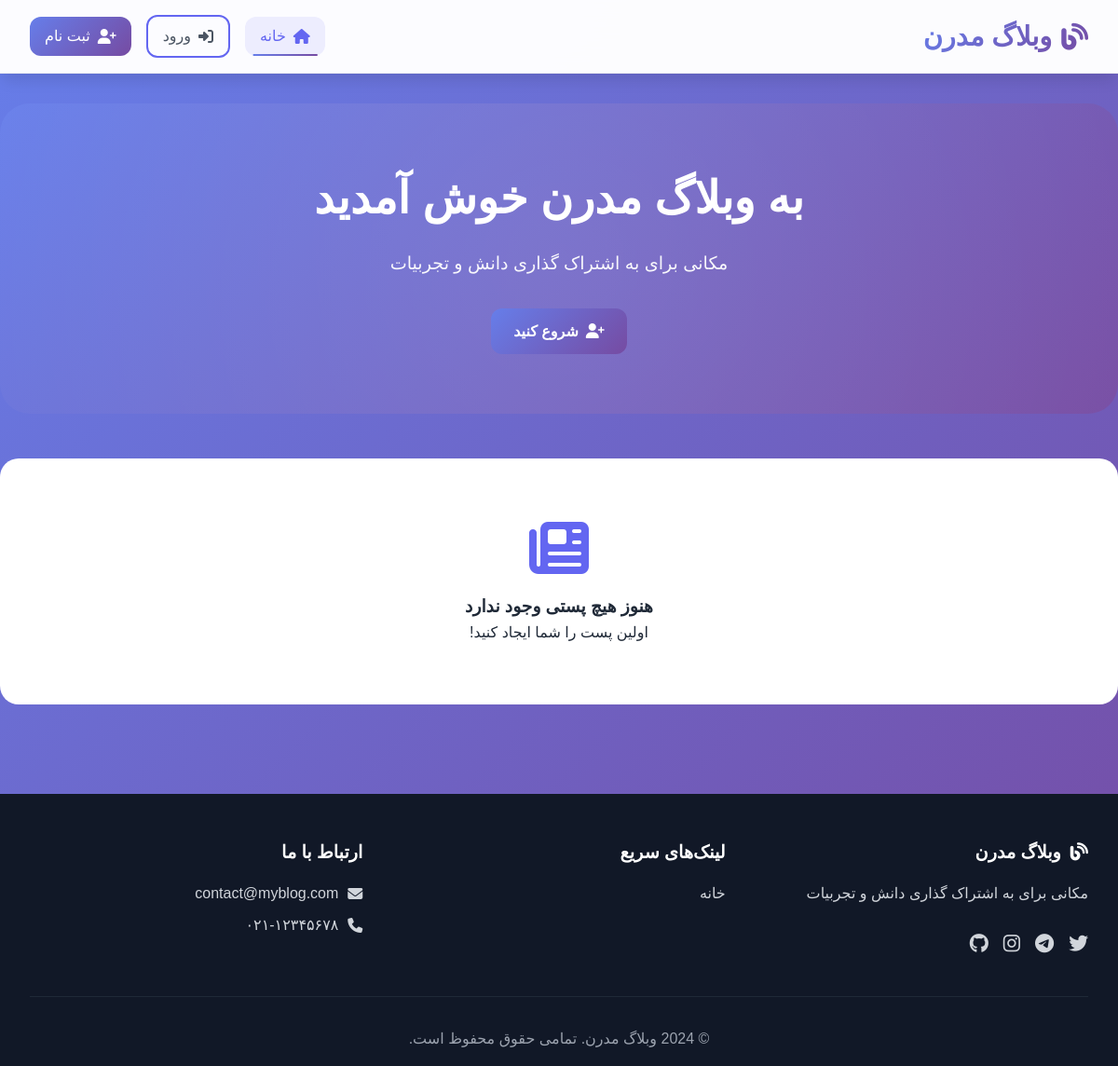
Before: / with the older database file.
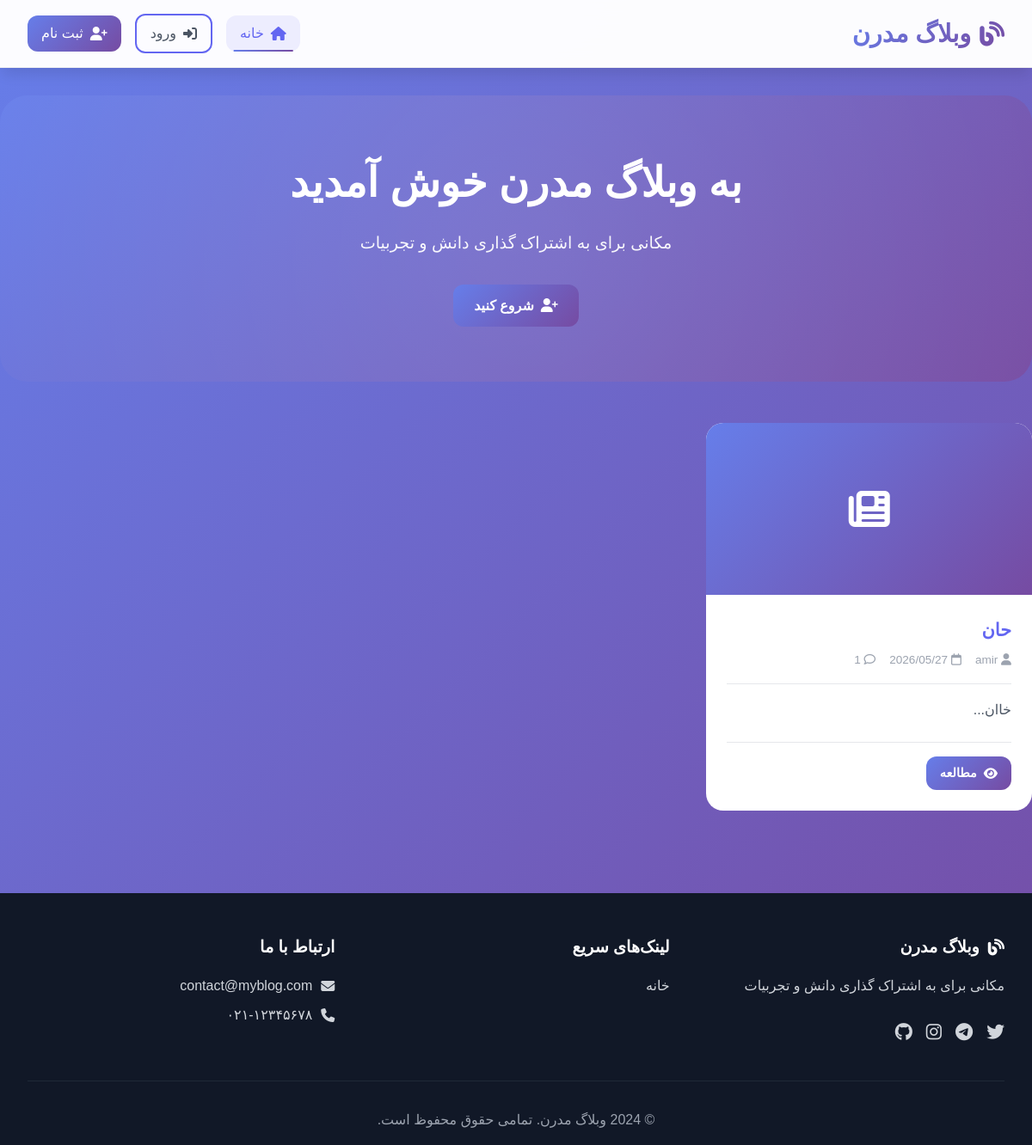
After: the same page with the newer database file.
### blog_flask/app.py (models this page shows, shortened)
class Post(db.Model):
    id = db.Column(db.Integer, primary_key=True)
    title = db.Column(db.String(200), nullable=False)
    content = db.Column(db.Text, nullable=False)
    author_id = db.Column(db.Integer, db.ForeignKey('user.id'), nullable=False)
    created_at = db.Column(db.DateTime, default=datetime.now)
    updated_at = db.Column(db.DateTime, default=datetime.now, onupdate=datetime.now)
    comments = db.relationship('Comment', backref='post', lazy=True, cascade='all, delete-orphan')

class User(UserMixin, db.Model):
    id = db.Column(db.Integer, primary_key=True)
    username = db.Column(db.String(80), unique=True, nullable=False)
    email = db.Column(db.String(120), unique=True, nullable=False)
    password_hash = db.Column(db.String(120), nullable=False)
    created_at = db.Column(db.DateTime, default=datetime.now)
    posts = db.relationship("Post", backref="author", lazy=True, cascade='all, delete-orphan')
    comments = db.relationship("Comment", backref="author", lazy=True, cascade='all, delete-orphan')

### blog_flask/app.py (the view)
@app.route('/')
def index():
    posts = Post.query.order_by(Post.created_at.desc()).all()
    return render_template("index.html", posts=posts)

### blog_flask/templates/index.html (shortened to what this page needs)
{% extends "base.html" %}
{% block content %}
<div class="hero-section">
    <div class="hero-content">
        <h1>به وبلاگ مدرن خوش آمدید</h1>
        <p>مکانی برای به اشتراک گذاری دانش و تجربیات</p>
        {% if current_user.is_authenticated %}
            <a href="{{ url_for('create_post') }}" class="btn btn-primary">
                <i class="fas fa-pen-fancy"></i> نوشته جدید
            </a>
        {% else %}
            <a href="{{ url_for('register') }}" class="btn btn-primary">
                <i class="fas fa-user-plus"></i> شروع کنید
            </a>
        {% endif %}
    </div>
</div>
{% if posts %}
    <div class="posts-grid">
        {% for post in posts %}
        <div class="post-card" data-post-id="{{ post.id }}">
            <div class="post-image">
                <i class="fas fa-newspaper"></i>
            </div>
            <div class="post-content">
                <h3 class="post-title">{{ post.title }}</h3>
                <div class="post-meta">
                    <span><i class="fas fa-user"></i> {{ post.author.username }}</span>
                    <span><i class="far fa-calendar"></i> {{ post.created_at.strftime('%Y/%m/%d') }}</span>
                    <span><i class="far fa-comment"></i> {{ post.comments|length }}</span>
                </div>
                <div class="post-excerpt">
                    {{ post.content[:150] }}...
                </div>
                <div class="post-actions">
                    <a href="{{ url_for('post_detail', id=post.id) }}" class="btn btn-primary btn-small">
                        <i class="fas fa-eye"></i> مطالعه
                    </a>
                </div>
            </div>
        </div>
        {% endfor %}
    </div>
{% else %}
    <div class="empty-state">
        <i class="fas fa-newspaper"></i>
        <h3>هنوز هیچ پستی وجود ندارد</h3>
        <p>اولین پست را شما ایجاد کنید!</p>
    </div>
{% endif %}
{% endblock %}

### blog_flask/templates/base.html (shortened to what this page needs)
<!DOCTYPE html>
<html lang="fa" dir="rtl">
<head>
    <link rel="stylesheet" href="{{ url_for('static', filename='css/style.css') }}">
    <link rel="stylesheet" href="https://cdnjs.cloudflare.com/ajax/libs/font-awesome/6.5.1/css/all.min.css">
    <link href="https://cdn.jsdelivr.net/gh/rastikerdar/vazirmatn@v33.003/Vazirmatn-font-face.css" rel="stylesheet">
</head>
<body>
    <nav class="navbar">
        <div class="container">
            <a href="{{ url_for('index') }}" class="logo">
                <i class="fas fa-blog"></i>
                <span>وبلاگ مدرن</span>
            </a>
            <div class="nav-links">
                <a href="{{ url_for('index') }}" class="nav-link {{ 'active' if request.endpoint == 'index' }}">
                    <i class="fas fa-home"></i>
                    <span>خانه</span>
                </a>
                {% if current_user.is_authenticated %}
                    <a href="{{ url_for('dashboard') }}" class="nav-link {{ 'active' if request.endpoint == 'dashboard' }}">
                        <i class="fas fa-chart-line"></i>
                        <span>داشبورد</span>
                    </a>
                    <a href="{{ url_for('create_post') }}" class="nav-link btn-new-post {{ 'active' if request.endpoint == 'create_post' }}">
                        <i class="fas fa-pen-fancy"></i>
                        <span>نوشته جدید</span>
                    </a>
                    <a href="{{ url_for('logout') }}" class="nav-link btn-logout">
                        <i class="fas fa-sign-out-alt"></i>
                        <span>خروج</span>
                    </a>
                    <div class="user-welcome">
                        <div class="user-avatar">
                            {{ current_user.username[0]|upper }}
                        </div>
                        <span>{{ current_user.username }}</span>
                    </div>
                {% else %}
                    <a href="{{ url_for('login') }}" class="nav-link btn-login {{ 'active' if request.endpoint == 'login' }}">
                        <i class="fas fa-sign-in-alt"></i>
                        <span>ورود</span>
                    </a>
                    <a href="{{ url_for('register') }}" class="nav-link btn-register {{ 'active' if request.endpoint == 'register' }}">
                        <i class="fas fa-user-plus"></i>
                        <span>ثبت نام</span>
                    </a>
                {% endif %}
            </div>
        </div>
    </nav>
    <main class="main-content">
        {% block content %}{% endblock %}
    </main>
    <footer class="footer">
        <div class="container">
            <div class="footer-content">
                <div class="footer-section">
                    <h3><i class="fas fa-blog"></i> وبلاگ مدرن</h3>
                    <p>مکانی برای به اشتراک گذاری دانش و تجربیات</p>
                    <div class="social-links">
                        <a href="#"><i class="fab fa-twitter"></i></a>
                        <a href="#"><i class="fab fa-telegram"></i></a>
                        <a href="#"><i class="fab fa-instagram"></i></a>
                        <a href="#"><i class="fab fa-github"></i></a>
                    </div>
                </div>
                <div class="footer-section">
                    <h3>لینک‌های سریع</h3>
                    <a href="{{ url_for('index') }}">خانه</a>
                </div>
                <div class="footer-section">
                    <h3>ارتباط با ما</h3>
                    <p><i class="fas fa-envelope"></i> contact@myblog.com</p>
                    <p><i class="fas fa-phone"></i> ۰۲۱-۱۲۳۴۵۶۷۸</p>
                </div>
            </div>
            <div class="footer-bottom">
                <p>© 2024 وبلاگ مدرن. تمامی حقوق محفوظ است.</p>
            </div>
        </div>
    </footer>
</body>
</html>

### blog_flask/static/css/style.css (style rules this page uses)
:root { --primary: #6366f1; --primary-dark: #4f46e5; --primary-light: #818cf8; --secondary: #ec4899; --success: #10b981; --danger: #ef4444; --warning: #f59e0b; --info: #3b82f6; --dark: #1f2937; --gray-50: #f9fafb; --gray-100: #f3f4f6; --gray-200: #e5e7eb; --gray-300: #d1d5db; --gray-400: #9ca3af; --gray-500: #6b7280; --gray-600: #4b5563; --gray-700: #374151; --gray-800: #1f2937; --gray-900: #111827; --gradient-primary: linear-gradient(135deg, #667eea 0%, #764ba2 100%); --gradient-secondary: linear-gradient(135deg, #f093fb 0%, #f5576c 100%); --gradient-success: linear-gradient(135deg, #4facfe 0%, #00f2fe 100%); --gradient-danger: linear-gradient(135deg, #fa709a 0%, #fee140 100%); --shadow-sm: 0 1px 2px 0 rgb(0 0 0 / 0.05); --shadow: 0 1px 3px 0 rgb(0 0 0 / 0.1); --shadow-md: 0 4px 6px -1px rgb(0 0 0 / 0.1); --shadow-lg: 0 10px 15px -3px rgb(0 0 0 / 0.1); --shadow-xl: 0 20px 25px -5px rgb(0 0 0 / 0.1); --shadow-2xl: 0 25px 50px -12px rgb(0 0 0 / 0.25); --transition-fast: 150ms ease; --transition: 300ms ease; --transition-slow: 500ms ease; }
* { margin: 0; padding: 0; box-sizing: border-box; }
body { font-family: 'Vazirmatn', sans-serif; background: linear-gradient(135deg, #667eea 0%, #764ba2 100%); color: var(--gray-800); line-height: 1.6; min-height: 100vh; overflow-x: hidden; }
.navbar { background: rgba(255, 255, 255, 0.98); backdrop-filter: blur(20px); box-shadow: var(--shadow-lg); position: sticky; top: 0; z-index: 1000; border-bottom: 1px solid rgba(0,0,0,0.05); }
.navbar .container { display: flex; justify-content: space-between; align-items: center; padding: 1rem 2rem; max-width: 1400px; margin: 0 auto; }
.logo { font-size: 1.8rem; font-weight: 800; background: var(--gradient-primary); -webkit-background-clip: text; background-clip: text; color: transparent; text-decoration: none; display: flex; align-items: center; gap: 10px; transition: transform var(--transition); }
.nav-links { display: flex; gap: 1rem; align-items: center; }
.nav-link { text-decoration: none; color: var(--gray-600); font-weight: 500; padding: 0.5rem 1rem; border-radius: 12px; transition: all var(--transition); display: flex; align-items: center; gap: 8px; position: relative; }
.nav-link::before { content: ''; position: absolute; bottom: 0; left: 50%; transform: translateX(-50%); width: 0; height: 2px; background: var(--gradient-primary); transition: width var(--transition); }
.nav-link:hover::before, .nav-link.active::before { width: 80%; }
.nav-link.active { color: var(--primary); background: rgba(99, 102, 241, 0.1); }
.btn-login { border: 2px solid var(--primary); }
.btn-register { background: var(--gradient-primary); color: white; }
.footer { background: var(--gray-900); color: white; margin-top: 4rem; padding: 3rem 0 1rem; }
.footer-content { display: grid; grid-template-columns: repeat(auto-fit, minmax(250px, 1fr)); gap: 2rem; margin-bottom: 2rem; }
.footer-section h3 { margin-bottom: 1rem; font-size: 1.2rem; display: flex; align-items: center; gap: 10px; }
.social-links { display: flex; gap: 1rem; margin-top: 1rem; }
.social-links a { color: white; font-size: 1.3rem; transition: all var(--transition); }
.footer-section a { display: block; color: var(--gray-300); text-decoration: none; margin: 0.5rem 0; transition: all var(--transition); }
.footer-section p { margin: 0.5rem 0; color: var(--gray-300); display: flex; align-items: center; gap: 10px; }
.footer-bottom { text-align: center; padding-top: 2rem; border-top: 1px solid var(--gray-800); color: var(--gray-400); }
.main-content { min-height: calc(100vh - 200px); padding: 2rem 0; }
.container { max-width: 1200px; margin: 0 auto; padding: 0 2rem; }
.btn { padding: 12px 24px; border: none; border-radius: 12px; font-size: 1rem; font-weight: 600; cursor: pointer; transition: all var(--transition); font-family: 'Vazirmatn', sans-serif; display: inline-flex; align-items: center; gap: 8px; text-decoration: none; }
.btn-primary { background: var(--gradient-primary); color: white; }
.btn-small { padding: 8px 16px; font-size: 0.9rem; }

Changed rows visible on the page:
added Post: title "حان", author.username "amir", created_at "2026/05/27", comments|length "1", content "خاان"
Other visible differences:
text no longer shown: "هنوز هیچ پستی وجود ندارد اولین پست را شما ایجاد کنید!"
